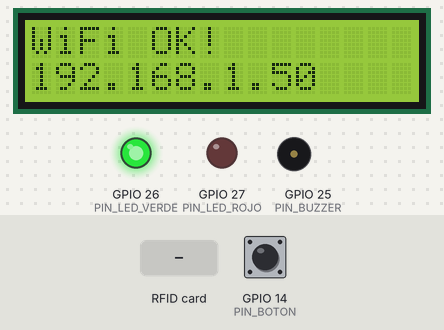
The sketch below on a simulated ESP32. On the bench: 16×2 character LCD, output pins drawn as LEDs (lit = HIGH), buzzer (waves = sounding). The test bench sets the inputs (shaded band); at power-on: GPIO 14 (PIN_BOTON) HIGH. WiFi joins after 1.5 s; servers stay silent unless stated; uploads are accepted with an empty reply; random numbers use the default seed unless the sketch sets one; what the sketch prints to the serial monitor is not drawn.

Above: at 3.2 s.
At 5.8 s:
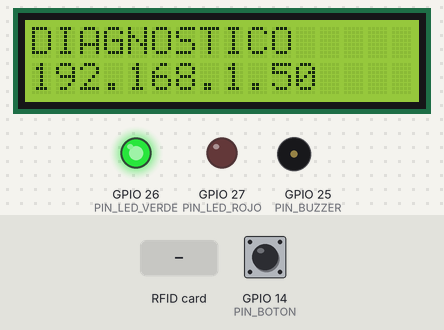
5.9 s: RFID card A1 B2 C3 D4 held to the reader
At 8.0 s:
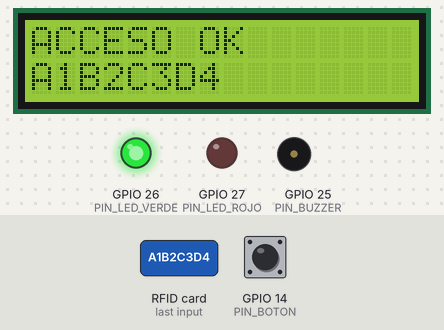
10.8 s: RFID card 12 34 56 78 held to the reader
At 13.3 s:
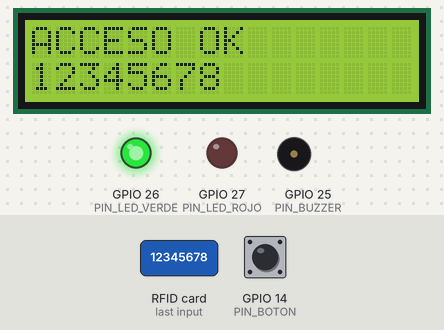
13.8 s: RFID card 5E 7A 19 C4 held to the reader
At 18.2 s:
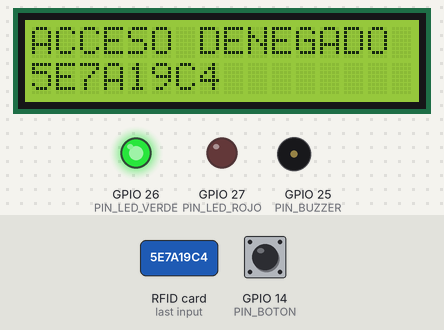
Timing chart, 0 to 25.2 s (numbered marks = the images above; inputs shaded):
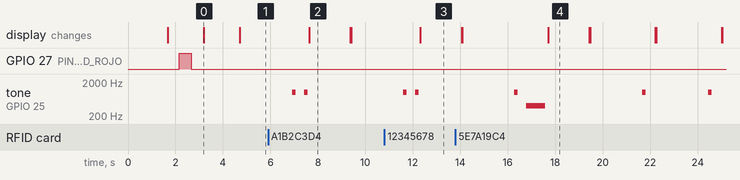

Measured:
- by itself, tone on GPIO 25 (PIN_BUZZER): plays 1000 Hz for 0.15 s, 400 Hz for 0.80 s, 1000 Hz for 0.15 s, 1000 Hz for 0.15 s
- what the display in image 0 shows lasts 1.5 s, from 3.2 s to 4.7 s
- what the display in image 2 shows lasts 1.8 s, from 7.6 s to 9.4 s

The sketch:

sketchComprension.ino
```cpp
//VERSION COMPRENSION COMPLETA

//Librerias de funcionamiento general

#include <WiFi.h>
#include <HTTPClient.h>
#include <Wire.h>
#include <LiquidCrystal_I2C.h>
#include <SPI.h>
#include <MFRC522.h>


// CONFIGURACIÓN

#define FIRMWARE_VERSION "1.0.0" //para cambio de firware en actualizaciones nivel profesional

const char* WIFI_SSID     = "Wokwi-GUEST"; //nombre publico de la red wifi en wokwi la red simulada se llama "Wokwi-GUEST"
const char* WIFI_PASSWORD = ""; // "Wokwi-GUEST" no tiene una clave, una red real si la tendria
const char* DEVICE_ID     = "GTech-ESP32-001"; // numero de serie de el equipo a monitorear o que se le da nombre ID
const char* BACKEND_URL = "AQUI_VA_LA_URL_DE_LA_IMPLEMENTACION_DE_APP_SCRIPT"; // pegar la URL generada al publicar como Web App
//url del servidor backen creado en Google Apps Script (guarda datos en google sheets a futuro en DB)


// PINES

#define PIN_LED_VERDE  26
#define PIN_LED_ROJO   27
#define PIN_BUZZER     25
#define PIN_BOTON      14
#define PIN_RFID_SS     5
#define PIN_RFID_RST    4


// OBJETOS

// creacion de objetos con protocolos diferentes I2C y SPI

LiquidCrystal_I2C lcd(0x27, 16, 2); // direccion de componente I2C, filas y columnas)
MFRC522 rfid(PIN_RFID_SS, PIN_RFID_RST); // SS chip select Cuando el ESP32 pone el pin SS de un dispositivo en LOW:
// dispositivo se activa y Los demás ignoran la comunicación.


// VARIABLES

//en IoT existen los hertbeat periodos de tiempo que reportan conexion cada cierto tiempo
//pueden haber desconexiones accidentales

unsigned long ultimoHeartbeat = 0; //lleva el tiempo de encendido no negativo y bastante largo long
const unsigned long INTERVALO_HEARTBEAT = 30000; // aqui se configura el tiempo de intervalo de señal de envio de el ultimo heartbeat


// TARJETAS AUTORIZADAS
// Aqui en este objeto se guardan lo sUID autorizados (UID) unique identificator
String tarjetasAutorizadas[] = { //pequeña base de datos, migrar a DB profesional en version 2
  "A1B2C3D4",
  "E5F6G7H8",
  "12345678",
  "01020304" // tarjeta de prueba en Wokwi para probar acceso autorizado
};
const int totalTarjetas = sizeof(tarjetasAutorizadas) / sizeof(tarjetasAutorizadas[0]); //Total de tarjetas de UID en el sistema que
// se actualizan la cantidad de tarjetas de forma automatica

// En este punto es importante Implementan arquitectura híbrida. ya que si se cae
// internet él sistema se bloquea pero si además usamos él objeto en él firmware,
// este acceso no seria problema en ausencia de internet.  implementar een version 2


// SETUP


void setup() {
  Serial.begin(115200); //velocidad de comunicacion
  randomSeed(analogRead(0)); //generacion numeros aleatorios (pin al aire garantiza aleatoridad real)

  pinMode(PIN_LED_VERDE, OUTPUT); // configuracion entrada y salida d epines
  pinMode(PIN_LED_ROJO,  OUTPUT);
  pinMode(PIN_BUZZER,    OUTPUT);
  pinMode(PIN_BOTON,     INPUT_PULLUP); //pull up para evitar rebotes

  // Inicilizacion pantall a LCD

  Wire.begin(21, 22); //inicializacion protocolo I2C indica a esp32 cual pin va a SDA y SCL del LCD (funcion definida dentro de la biblioteca Wire.h)
  // begin(SDA, SCL)
  lcd.init(); // inicializacion del LCD
  lcd.backlight(); //Inicializacion de la luz de backlight

  SPI.begin(); //funcion de reinicio del chip de cerebro del MFRC522
  // SPI.begin(); en esta version de ESP32 se activan por defecto estos pines asi:
  // MOSI	23
  // MISO	19
  // SCK	18
  // SS no es fijo se debe programar un pin (aunque es posible reasignarlos)
  rfid.PCD_Init(); //comando de inicio incluido en la libreria #include <MFRC522.h>

  mostrarMensaje("GTech Access", "Starting...");//cambio de nombre por que quiero que sea aplicable a mi portafolio y no solo a buk
  delay(1500);

  conectarWiFi(); //ejecuta la funcion que dispara eventos visuales en el circuito,
  // para que se vea que la conexion se realizó
}


// LOOP


void loop() {

  //condicional de revision si hay o no wifi
  if (WiFi.status() != WL_CONNECTED) {
    manejarSinWiFi(); //si no hay wi fi se dispara la funcion
    return;
  }

  // Si si hay conexion de wifi, se continua

  digitalWrite(PIN_LED_VERDE, HIGH); //Se enciende LED verde
  digitalWrite(PIN_LED_ROJO, LOW); //Se apaga el LED rojo

  if (millis() - ultimoHeartbeat > INTERVALO_HEARTBEAT) { //Aqui se usan las variables del heartbeat
    enviarHeartbeat();
    ultimoHeartbeat = millis(); // Actualiza la variable ultimoHeartbeat al tiempo actual si no el algoritmo no seria finito
  }

  //Se lee el pin de conexion del boton

  if (digitalRead(PIN_BOTON) == HIGH) {
    modoDiagnostico(); //se ejecuta la funcion de diagnostico
    delay(300);
  }

  if (rfid.PICC_IsNewCardPresent() && rfid.PICC_ReadCardSerial()) {// funciones de la libreria #include <MFRC522.h> que revisan si la tarjeta
  // que revisan si Si hay una tarjeta nueva y si tambien se pudo leer correctamente su serial
    procesarTarjeta(); //ejecuta la funcion que es la mas compleja tal ves  del codigo
    rfid.PICC_HaltA();//funcion propia de la libreria que indica terminar la comunicacion actual
  }

  lcd.setCursor(0, 0);
  lcd.print("GTech-READY       "); //se usan esos espacios por que la LCD no borra lo anterior escrito
  // asi que es posible que sse sobreescriba la palabra
  lcd.setCursor(0, 1);
  lcd.print("Acerque tarjeta ");
}


// WIFI


void conectarWiFi() {
  mostrarMensaje("Conectando WiFi", WIFI_SSID);
  WiFi.begin(WIFI_SSID, WIFI_PASSWORD);

  while (WiFi.status() != WL_CONNECTED) {
    delay(500);
    digitalWrite(PIN_LED_ROJO, !digitalRead(PIN_LED_ROJO)); //invierte usando NOT como en electronica
  }

  digitalWrite(PIN_LED_VERDE, HIGH);
  digitalWrite(PIN_LED_ROJO, LOW);

  mostrarMensaje("WiFi OK!", WiFi.localIP().toString());
  delay(1500);
}

void manejarSinWiFi() { //cuando no hay conexion wifi  se ejecuta esta funcion
  mostrarMensaje("SIN CONEXION", "Reconectando...");
  digitalWrite(PIN_LED_VERDE, LOW);
  digitalWrite(PIN_LED_ROJO, !digitalRead(PIN_LED_ROJO));
  delay(500);
  WiFi.reconnect(); //Intenta reconectarse y viene de la libreria #include <WiFi.h>
}


// RFID


void procesarTarjeta() {

// Lectura UID identificaddor unico de tarjeta

  String idTarjeta = "";  //crea variable vacia
  for (byte i = 0; i < rfid.uid.size; i++) { // se recorren los UIDs
    if (rfid.uid.uidByte[i] < 0x10) idTarjeta += "0";
    // aqui se leen numeros hexadecimales, pero como algunos solo tienen 1 digito se debe poner el 0 asi
    // 0x0A es decir antes eso se garantiza en la siguiente linea
    idTarjeta += String(rfid.uid.uidByte[i], HEX); //se hace un casting no exactamentepero si similar, para convertir a hexadecimal
  }
  idTarjeta.toUpperCase(); //pone todo el codigo en mayusculas

  bool autorizada = verificarTarjeta(idTarjeta); //Se crea una variable booleana que se evalua en la funcion  verificarTarjeta(idTarjeta)

  if (autorizada) { //Se evalua si la variable autorizada es True o false
    beepCorto();
    mostrarMensaje("ACCESO OK", idTarjeta);
    enviarEvento("CARD_SCAN", // Nombre del evento tarjeta leida
                 "\"card_id\":\"" + idTarjeta + "\",\"status\":\"success\""); //envio de mensaje a servidor creacion de json nuevo
  } else {
    beepLargo();
    mostrarMensaje("ACCESO DENEGADO", idTarjeta);
    enviarEvento("CARD_SCAN",  // Nombre del evento intento de entrada fallido
                 "\"card_id\":\"" + idTarjeta + "\",\"status\":\"unauthorized\"");//envio de mensaje a servidor creacion de json nuevo
  }

  delay(1500);
}

// funcion que se carga en la variable booleana creada nateriormente

bool verificarTarjeta(String id) { //se crea una funcion que retorna un valor booleano
  for (int i = 0; i < totalTarjetas; i++) {// se evaluan todas sin llegar al total de tarjetas recordar la variable int totalTarjetas se ajusto en 3 anteriormente
    if (tarjetasAutorizadas[i] == id) return true; //si el id es igual al de la base de datos en tarjetasAutorizadas
    // entonces retorna true
  }
  return false;//si no retorna false
}


// EVENTOS

//genera IDs  de eventos con numeros diferentes partiendo de la secuencia random definida anteriormente
// con randomSeed(analogRead(0)); hace que se inicie en un numero aleatorio seed (semilla) en la funcion random()

String generarEventID() {
  return String(random(100000, 999999)) + "-" + String(millis()); //luego se concatena con el numero con los ms que lleva encendido el ESP32
}

void enviarEvento(String tipoEvento, String payloadExtra) { //Void = no retorna nada String tipoEvento y String payloadExtra se crean al llamarse esta funcion

  //COMPROBACION DE WIFI CORRECTO ANTES DE ENVIAR JSON
  if (WiFi.status() != WL_CONNECTED) return; //pregunta por el estado de la conexion wifi WL_CONNECTED retorna un tipo de dato dependiendo
  // del estado del wifi hace parte de la libreria #include <WiFi.h>

  HTTPClient http; //se crea el objeto de comunicacion HTTP
  http.begin(BACKEND_URL); //Se indica la URL de conexion del servidor ubicacion del servidor

  // fuerza al ESP32 a seguir la redireccion 302 de Google Apps Script
  // sin esto el POST se convierte en GET y los datos no llegan al backend
  http.setFollowRedirects(HTTPC_STRICT_FOLLOW_REDIRECTS);

  http.addHeader("Content-Type", "application/json"); //indicacion de encabezado de mensaje etiqueta el envio de JSON

  //En cada evento de envio se crean todas las claves a continuacion si se ejecutan esas funciones
  //proximas versiones mejor usar arduino JSON

  String json = "{"; //de aqui en adelante se ejecuta la funcion mensionada y se concatena para el envio en el objeto    JSON
  json += "\"event_id\":\"" + generarEventID() + "\","; // ID unico del evento generado por el dispositivo.
  json += "\"device_id\":\"" + String(DEVICE_ID) + "\",";// ID unico del evento generado por el dispositivo.
  json += "\"event_type\":\"" + tipoEvento + "\","; // Tipo de evento que ocurrio HEARTBEAT, CARD_SCAN, DIAGNOSTIC_RESPONSE
  json += "\"token\":\"TU_TOKEN_SECRETO\","; // Token de seguridad que debe coincidir con API_TOKEN en Código.js
  // En produccion usar un token robusto (UUID o cadena de 32+ caracteres)
  json += "\"timestamp\":" + String(millis()/1000) + ","; //Marca de tiempo del evento.
  json += "\"firmware_version\":\"" FIRMWARE_VERSION "\","; //Versión del firmware instalado en el dispositivo.
  json += "\"payload\":{";
  json += payloadExtra + ","; // Informacion especifica del evento como status o card_id
  json += "\"ip\":\"" + WiFi.localIP().toString() + "\","; // Dirección IP local del dispositivo dentro de la red.
  json += "\"rssi\":" + String(WiFi.RSSI()) + ","; //RSSI (Received Signal Strength Indicator) o intensidad de wifi mientras mas cerca a 0 mejor como el factor de potencia a 1
  json += "\"uptime\":" + String(millis()/1000); // Tiempo total que el dispositivo lleva encendido en IoT se le llama uptime
  json += "}";
  json += "}";

  // ENVIO DE POST ATRAVES DE HTTP

  int codigo = http.POST(json);
  Serial.println("Evento enviado. Codigo: " + String(codigo)); // EVENTO 404 400 o 202 segun protocolo htttp
  http.end();
}

void enviarHeartbeat() {
  enviarEvento("HEARTBEAT", "\"status\":\"alive\""); // la funcion enviarEvento construye el mensaje
  // en json donde donde se informe de que status es alive vivo  para enviar por http
}


// DIAGNOSTICO


void modoDiagnostico() { //funcion de ejecucion del modo diagnostico

  mostrarMensaje("DIAGNOSTICO", WiFi.localIP().toString()); // WiFi.localIP() obtiene la IP del ESP32 dentro de la red WiFi
  delay(2000);

  enviarEvento("DIAGNOSTIC_RESPONSE",
               "\"free_heap\":" + String(ESP.getFreeHeap())); //ESP.getFreeHeap() Esto pregunta cuanta memoria RAM libre tiene el ESP32.

  beepCorto();
}


// UTILIDADES

// creacion de la funcion para inicio del cursor y escritura en el LCD

void mostrarMensaje(String l1, String l2) {
  lcd.clear();
  lcd.setCursor(0, 0); //Limpia pantalla
  lcd.print(l1.substring(0, 16)); // escribe linea 1
  lcd.setCursor(0, 1); //salto de linea
  lcd.print(l2.substring(0, 16)); // escribe linea 2
}

void beepCorto() { //
  tone(PIN_BUZZER, 1000, 150); //tone(pin, frecuencia, duracion) FUNCION DEL CORE DE esp32
  delay(200);
}

void beepLargo() {
  tone(PIN_BUZZER, 400, 800); //tone(pin, frecuencia, duracion) FUNCION DEL CORE DE esp32
  delay(900);
}
```
